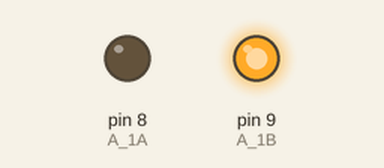
Recording of a sketch running on a simulated Arduino Uno, built with avr-gcc and run on an emulated ATmega328P. Shown: output pins drawn as LEDs (lit = HIGH).

Above: at 0.1 s.
Timing chart, 0 to 1.6 s (numbered marks = the images above):
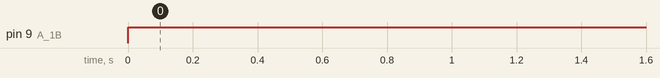

The sketch:

air_pump.ino
```cpp
#define A_1A 8
#define A_1B 9

void setup() {
  // put your setup code here, to run once:
  pinMode(A_1A,OUTPUT);
  pinMode(A_1B,OUTPUT);
  digitalWrite(A_1A,LOW);
  digitalWrite(A_1B,LOW);
  Serial.begin(9600);
}

void loop() {
  // put your main code here, to run repeatedly:
  digitalWrite(A_1A,LOW);
  analogWrite(A_1B,255);
  /*
  for(int i = 0; i < 256; i++){
    analogWrite(A_1B,i);
    delay(125);
    Serial.println(i);
  }
  */
}
```

Measured:
- by itself, pin 9 (A_1B): LOW → HIGH at 0.00 s
